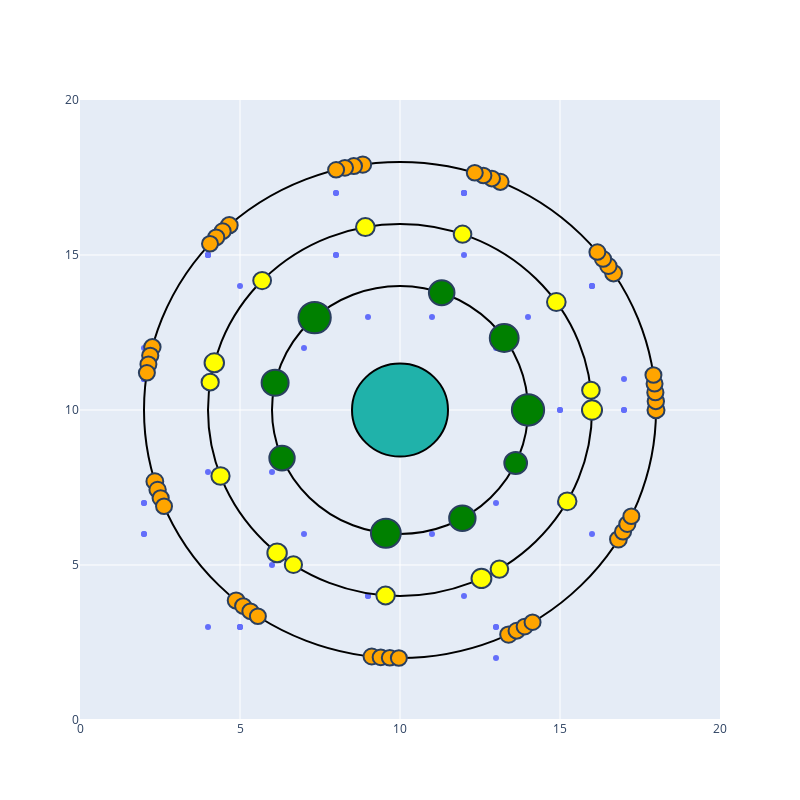

The notebook cell saved with this chart:
### Code cell
# Creation of custom "ATOM" graph
# The most cited paper(s) stands in the middle, and least cited papers gravitate around
# The bigger the dot, the more citations
# Colors indicate range of citations
# Problem: the centers (blue dots) are not aligned with the colored circles
# Also, want to change hovering text to Year + Citations (instead of x_center, y_center)

fig = go.Figure(data=go.Scatter(x=sorted_df["x_center"], y=sorted_df["y_center"], mode='markers'))

# Set axes properties
fig.update_xaxes(range=[0, 20], zeroline=False)
fig.update_yaxes(range=[0, 20])

# Add circles
fig.add_shape(type="circle",
    xref="x", yref="y",
    fillcolor="LightSeaGreen",
    x0=8.5, y0=8.5, x1=11.5, y1=11.5,
    line_color="black",
)
fig.add_shape(type="circle",
    xref="x", yref="y",
    x0=6, y0=6, x1=14, y1=14,
    line_color="black",
)
fig.add_shape(type="circle",
    xref="x", yref="y",
    x0=4, y0=4, x1=16, y1=16,
    line_color="black",
)
fig.add_shape(type="circle",
    xref="x", yref="y",
    x0=2, y0=2, x1=18, y1=18,
    line_color="black",
)

# Mx = cosØ*r and My = sinØ*r
j = 0
k = 0
l = 0
for i, row in sorted_df[1:].iterrows():
    #print(row.radius)
    theta = randint(0,360)
    if row.citations <= 5:
        theta = theta1[j]
        x_center = np.cos(theta)*8 + 10
        y_center = np.sin(theta)*8 + 10
        color = "orange"
        j = j + 1
    elif row.citations > 5 and row.citations <=20:
        theta = theta2[k]
        x_center = np.cos(theta)*6 + 10
        y_center = np.sin(theta)*6 + 10
        color = "yellow"
        k = k + 1
    elif row.citations > 20 and row.citations <= 100:
        theta = theta3[l]
        x_center = np.cos(theta)*4 + 10
        y_center = np.sin(theta)*4 + 10
        color = "green"
        l = l + 1
    fig.add_shape(type="circle",
    xref="x", yref="y",
    x0=x_center-(row.radius/2), y0=y_center-(row.radius/2), x1=x_center+(row.radius/2), y1=y_center+(row.radius/2),
    fillcolor=color,
    )

# Set figure size
fig.update_layout(width=800, height=800)

fig.show()

### Figure 1 — Plotly figure (JSON) as saved in the notebook; plotly's stock layout.template omitted (floating-point values rounded to 4 significant figures)
{"data": [{"mode": "markers", "type": "scatter", "x": [10, 14, 9, 6, 11, 13, 7, 7, 13, 11, 4, 9, 15, 8, 4, 12, 14, 5, 6, 15, 12, 4, 9, 15, 8, 2, 13, 16, 4, 5, 17, 12, 2, 9, 17, 8, 2, 14, 16, 4, 5, 17, 12, 2, 9, 17, 18, 13, 4, 2, 8, 16, 16, 9, 2, 4, 12, 17, 14, 5, 2, 18, 4, 9, 16, 2, 13, 12, 2, 17], "y": [10, 10, 13, 8, 6, 12, 12, 6, 7, 13, 11, 4, 10, 15, 8, 4, 13, 14, 5, 7, 15, 11, 4, 10, 15, 7, 3, 14, 15, 3, 6, 17, 11, 2, 10, 17, 6, 3, 15, 15, 3, 6, 17, 11, 2, 11, 10, 2, 3, 12, 17, 14, 6, 2, 7, 15, 17, 10, 3, 3, 11, 10, 15, 2, 14, 11, 3, 17, 6, 6]}], "layout": {"height": 800, "shapes": [{"fillcolor": "LightSeaGreen", "line": {"color": "black"}, "type": "circle", "x0": 8.5, "x1": 11.5, "xref": "x", "y0": 8.5, "y1": 11.5, "yref": "y"}, {"line": {"color": "black"}, "type": "circle", "x0": 6, "x1": 14, "xref": "x", "y0": 6, "y1": 14, "yref": "y"}, {"line": {"color": "black"}, "type": "circle", "x0": 4, "x1": 16, "xref": "x", "y0": 4, "y1": 16, "yref": "y"}, {"line": {"color": "black"}, "type": "circle", "x0": 2, "x1": 18, "xref": "x", "y0": 2, "y1": 18, "yref": "y"}, {"fillcolor": "green", "type": "circle", "x0": 13.5, "x1": 14.5, "xref": "x", "y0": 9.495, "y1": 10.5, "yref": "y"}, {"fillcolor": "green", "type": "circle", "x0": 6.827, "x1": 7.837, "xref": "x", "y0": 12.48, "y1": 13.49, "yref": "y"}, {"fillcolor": "green", "type": "circle", "x0": 9.092, "x1": 10.03, "xref": "x", "y0": 5.558, "y1": 6.491, "yref": "y"}, {"fillcolor": "green", "type": "circle", "x0": 12.81, "x1": 13.71, "xref": "x", "y0": 11.87, "y1": 12.77, "yref": "y"}, {"fillcolor": "green", "type": "circle", "x0": 5.676, "x1": 6.519, "xref": "x", "y0": 10.46, "y1": 11.3, "yref": "y"}, {"fillcolor": "green", "type": "circle", "x0": 11.54, "x1": 12.36, "xref": "x", "y0": 6.094, "y1": 6.919, "yref": "y"}, {"fillcolor": "green", "type": "circle", "x0": 10.9, "x1": 11.7, "xref": "x", "y0": 13.38, "y1": 14.18, "yref": "y"}, {"fillcolor": "green", "type": "circle", "x0": 5.917, "x1": 6.71, "xref": "x", "y0": 8.052, "y1": 8.845, "yref": "y"}, {"fillcolor": "green", "type": "circle", "x0": 13.26, "x1": 13.97, "xref": "x", "y0": 7.932, "y1": 8.642, "yref": "y"}, {"fillcolor": "yellow", "type": "circle", "x0": 15.69, "x1": 16.31, "xref": "x", "y0": 9.686, "y1": 10.31, "yref": "y"}, {"fillcolor": "yellow", "type": "circle", "x0": 12.23, "x1": 12.86, "xref": "x", "y0": 4.256, "y1": 4.877, "yref": "y"}, {"fillcolor": "yellow", "type": "circle", "x0": 5.855, "x1": 6.463, "xref": "x", "y0": 5.086, "y1": 5.695, "yref": "y"}, {"fillcolor": "yellow", "type": "circle", "x0": 3.892, "x1": 4.501, "xref": "x", "y0": 11.22, "y1": 11.83, "yref": "y"}, {"fillcolor": "yellow", "type": "circle", "x0": 8.626, "x1": 9.209, "xref": "x", "y0": 15.61, "y1": 16.19, "yref": "y"}, {"fillcolor": "yellow", "type": "circle", "x0": 14.59, "x1": 15.18, "xref": "x", "y0": 13.19, "y1": 13.78, "yref": "y"}, {"fillcolor": "yellow", "type": "circle", "x0": 14.94, "x1": 15.52, "xref": "x", "y0": 6.766, "y1": 7.342, "yref": "y"}, {"fillcolor": "yellow", "type": "circle", "x0": 9.261, "x1": 9.837, "xref": "x", "y0": 3.729, "y1": 4.305, "yref": "y"}, {"fillcolor": "yellow", "type": "circle", "x0": 4.106, "x1": 4.676, "xref": "x", "y0": 7.585, "y1": 8.155, "yref": "y"}, {"fillcolor": "yellow", "type": "circle", "x0": 5.413, "x1": 5.971, "xref": "x", "y0": 13.9, "y1": 14.46, "yref": "y"}, {"fillcolor": "yellow", "type": "circle", "x0": 11.68, "x1": 12.23, "xref": "x", "y0": 15.4, "y1": 15.95, "yref": "y"}, {"fillcolor": "yellow", "type": "circle", "x0": 15.69, "x1": 16.24, "xref": "x", "y0": 10.36, "y1": 10.91, "yref": "y"}, {"fillcolor": "yellow", "type": "circle", "x0": 12.83, "x1": 13.38, "xref": "x", "y0": 4.591, "y1": 5.142, "yref": "y"}, {"fillcolor": "yellow", "type": "circle", "x0": 6.4, "x1": 6.939, "xref": "x", "y0": 4.74, "y1": 5.278, "yref": "y"}, {"fillcolor": "yellow", "type": "circle", "x0": 3.799, "x1": 4.337, "xref": "x", "y0": 10.63, "y1": 11.17, "yref": "y"}, {"fillcolor": "orange", "type": "circle", "x0": 17.73, "x1": 18.27, "xref": "x", "y0": 9.734, "y1": 10.27, "yref": "y"}, {"fillcolor": "orange", "type": "circle", "x0": 8.573, "x1": 9.099, "xref": "x", "y0": 17.65, "y1": 18.18, "yref": "y"}, {"fillcolor": "orange", "type": "circle", "x0": 2.076, "x1": 2.601, "xref": "x", "y0": 7.434, "y1": 7.96, "yref": "y"}, {"fillcolor": "orange", "type": "circle", "x0": 13.13, "x1": 13.66, "xref": "x", "y0": 2.493, "y1": 3.018, "yref": "y"}, {"fillcolor": "orange", "type": "circle", "x0": 16.41, "x1": 16.94, "xref": "x", "y0": 14.15, "y1": 14.67, "yref": "y"}, {"fillcolor": "orange", "type": "circle", "x0": 4.402, "x1": 4.927, "xref": "x", "y0": 15.7, "y1": 16.22, "yref": "y"}, {"fillcolor": "orange", "type": "circle", "x0": 4.616, "x1": 5.142, "xref": "x", "y0": 3.591, "y1": 4.117, "yref": "y"}, {"fillcolor": "orange", "type": "circle", "x0": 16.56, "x1": 17.09, "xref": "x", "y0": 5.565, "y1": 6.09, "yref": "y"}, {"fillcolor": "orange", "type": "circle", "x0": 12.88, "x1": 13.39, "xref": "x", "y0": 17.1, "y1": 17.62, "yref": "y"}, {"fillcolor": "orange", "type": "circle", "x0": 2.006, "x1": 2.518, "xref": "x", "y0": 11.77, "y1": 12.29, "yref": "y"}, {"fillcolor": "orange", "type": "circle", "x0": 8.861, "x1": 9.373, "xref": "x", "y0": 1.793, "y1": 2.305, "yref": "y"}, {"fillcolor": "orange", "type": "circle", "x0": 17.74, "x1": 18.25, "xref": "x", "y0": 10.03, "y1": 10.54, "yref": "y"}, {"fillcolor": "orange", "type": "circle", "x0": 8.3, "x1": 8.813, "xref": "x", "y0": 17.61, "y1": 18.13, "yref": "y"}, {"fillcolor": "orange", "type": "circle", "x0": 2.169, "x1": 2.681, "xref": "x", "y0": 7.171, "y1": 7.683, "yref": "y"}, {"fillcolor": "orange", "type": "circle", "x0": 13.39, "x1": 13.9, "xref": "x", "y0": 2.624, "y1": 3.136, "yref": "y"}, {"fillcolor": "orange", "type": "circle", "x0": 16.26, "x1": 16.77, "xref": "x", "y0": 14.39, "y1": 14.9, "yref": "y"}, {"fillcolor": "orange", "type": "circle", "x0": 4.204, "x1": 4.71, "xref": "x", "y0": 15.52, "y1": 16.02, "yref": "y"}, {"fillcolor": "orange", "type": "circle", "x0": 4.846, "x1": 5.353, "xref": "x", "y0": 3.423, "y1": 3.93, "yref": "y"}, {"fillcolor": "orange", "type": "circle", "x0": 16.72, "x1": 17.22, "xref": "x", "y0": 5.819, "y1": 6.325, "yref": "y"}, {"fillcolor": "orange", "type": "circle", "x0": 12.62, "x1": 13.13, "xref": "x", "y0": 17.21, "y1": 17.72, "yref": "y"}, {"fillcolor": "orange", "type": "circle", "x0": 1.942, "x1": 2.448, "xref": "x", "y0": 11.5, "y1": 12.01, "yref": "y"}, {"fillcolor": "orange", "type": "circle", "x0": 9.146, "x1": 9.652, "xref": "x", "y0": 1.769, "y1": 2.276, "yref": "y"}, {"fillcolor": "orange", "type": "circle", "x0": 17.73, "x1": 18.23, "xref": "x", "y0": 10.31, "y1": 10.82, "yref": "y"}, {"fillcolor": "orange", "type": "circle", "x0": 8.026, "x1": 8.532, "xref": "x", "y0": 17.56, "y1": 18.07, "yref": "y"}, {"fillcolor": "orange", "type": "circle", "x0": 2.268, "x1": 2.774, "xref": "x", "y0": 6.907, "y1": 7.414, "yref": "y"}, {"fillcolor": "orange", "type": "circle", "x0": 13.64, "x1": 14.15, "xref": "x", "y0": 2.76, "y1": 3.267, "yref": "y"}, {"fillcolor": "orange", "type": "circle", "x0": 16.09, "x1": 16.6, "xref": "x", "y0": 14.62, "y1": 15.13, "yref": "y"}, {"fillcolor": "orange", "type": "circle", "x0": 4.003, "x1": 4.509, "xref": "x", "y0": 15.32, "y1": 15.82, "yref": "y"}, {"fillcolor": "orange", "type": "circle", "x0": 5.073, "x1": 5.58, "xref": "x", "y0": 3.254, "y1": 3.76, "yref": "y"}, {"fillcolor": "orange", "type": "circle", "x0": 16.85, "x1": 17.36, "xref": "x", "y0": 6.068, "y1": 6.574, "yref": "y"}, {"fillcolor": "orange", "type": "circle", "x0": 12.36, "x1": 12.86, "xref": "x", "y0": 17.31, "y1": 17.81, "yref": "y"}, {"fillcolor": "orange", "type": "circle", "x0": 1.888, "x1": 2.388, "xref": "x", "y0": 11.23, "y1": 11.73, "yref": "y"}, {"fillcolor": "orange", "type": "circle", "x0": 9.432, "x1": 9.932, "xref": "x", "y0": 1.756, "y1": 2.256, "yref": "y"}, {"fillcolor": "orange", "type": "circle", "x0": 17.7, "x1": 18.2, "xref": "x", "y0": 10.6, "y1": 11.1, "yref": "y"}, {"fillcolor": "orange", "type": "circle", "x0": 7.753, "x1": 8.253, "xref": "x", "y0": 17.5, "y1": 18.0, "yref": "y"}, {"fillcolor": "orange", "type": "circle", "x0": 2.376, "x1": 2.876, "xref": "x", "y0": 6.648, "y1": 7.148, "yref": "y"}, {"fillcolor": "orange", "type": "circle", "x0": 13.89, "x1": 14.39, "xref": "x", "y0": 2.906, "y1": 3.406, "yref": "y"}, {"fillcolor": "orange", "type": "circle", "x0": 15.92, "x1": 16.42, "xref": "x", "y0": 14.84, "y1": 15.34, "yref": "y"}, {"fillcolor": "orange", "type": "circle", "x0": 3.813, "x1": 4.313, "xref": "x", "y0": 15.11, "y1": 15.61, "yref": "y"}, {"fillcolor": "orange", "type": "circle", "x0": 5.309, "x1": 5.809, "xref": "x", "y0": 3.096, "y1": 3.596, "yref": "y"}, {"fillcolor": "orange", "type": "circle", "x0": 16.98, "x1": 17.48, "xref": "x", "y0": 6.325, "y1": 6.825, "yref": "y"}, {"fillcolor": "orange", "type": "circle", "x0": 12.09, "x1": 12.59, "xref": "x", "y0": 17.4, "y1": 17.9, "yref": "y"}, {"fillcolor": "orange", "type": "circle", "x0": 1.84, "x1": 2.34, "xref": "x", "y0": 10.95, "y1": 11.45, "yref": "y"}, {"fillcolor": "orange", "type": "circle", "x0": 9.715, "x1": 10.21, "xref": "x", "y0": 1.75, "y1": 2.25, "yref": "y"}, {"fillcolor": "orange", "type": "circle", "x0": 17.67, "x1": 18.17, "xref": "x", "y0": 10.88, "y1": 11.38, "yref": "y"}], "width": 800, "xaxis": {"range": [0, 20], "zeroline": false}, "yaxis": {"range": [0, 20]}}}
